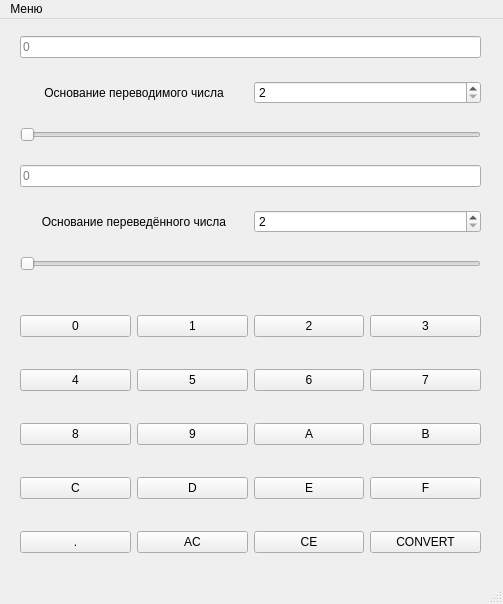
<?xml version="1.0" encoding="UTF-8"?>
<ui version="4.0">
 <class>MainWindow</class>
 <widget class="QMainWindow" name="MainWindow">
  <property name="geometry">
   <rect>
    <x>0</x>
    <y>0</y>
    <width>503</width>
    <height>604</height>
   </rect>
  </property>
  <property name="sizePolicy">
   <sizepolicy hsizetype="Fixed" vsizetype="Fixed">
    <horstretch>0</horstretch>
    <verstretch>0</verstretch>
   </sizepolicy>
  </property>
  <property name="windowTitle">
   <string>Converter</string>
  </property>
  <property name="tabShape">
   <enum>QTabWidget::Rounded</enum>
  </property>
  <widget class="QWidget" name="centralwidget">
   <property name="sizePolicy">
    <sizepolicy hsizetype="Fixed" vsizetype="Fixed">
     <horstretch>0</horstretch>
     <verstretch>0</verstretch>
    </sizepolicy>
   </property>
   <widget class="QWidget" name="gridLayoutWidget">
    <property name="geometry">
     <rect>
      <x>20</x>
      <y>270</y>
      <width>461</width>
      <height>291</height>
     </rect>
    </property>
    <layout class="QGridLayout" name="buttons_layout">
     <item row="0" column="0">
      <widget class="QPushButton" name="push_button_0">
       <property name="text">
        <string>0</string>
       </property>
      </widget>
     </item>
     <item row="3" column="2">
      <widget class="QPushButton" name="push_button_e">
       <property name="text">
        <string>E</string>
       </property>
      </widget>
     </item>
     <item row="1" column="3">
      <widget class="QPushButton" name="push_button_7">
       <property name="text">
        <string>7</string>
       </property>
      </widget>
     </item>
     <item row="4" column="0">
      <widget class="QPushButton" name="push_button_dot">
       <property name="text">
        <string>.</string>
       </property>
      </widget>
     </item>
     <item row="3" column="1">
      <widget class="QPushButton" name="push_button_d">
       <property name="text">
        <string>D</string>
       </property>
      </widget>
     </item>
     <item row="1" column="2">
      <widget class="QPushButton" name="push_button_6">
       <property name="text">
        <string>6</string>
       </property>
      </widget>
     </item>
     <item row="3" column="3">
      <widget class="QPushButton" name="push_button_f">
       <property name="text">
        <string>F</string>
       </property>
      </widget>
     </item>
     <item row="2" column="1">
      <widget class="QPushButton" name="push_button_9">
       <property name="text">
        <string>9</string>
       </property>
      </widget>
     </item>
     <item row="2" column="3">
      <widget class="QPushButton" name="push_button_b">
       <property name="text">
        <string>B</string>
       </property>
      </widget>
     </item>
     <item row="0" column="2">
      <widget class="QPushButton" name="push_button_2">
       <property name="text">
        <string>2</string>
       </property>
      </widget>
     </item>
     <item row="0" column="3">
      <widget class="QPushButton" name="push_button_3">
       <property name="text">
        <string>3</string>
       </property>
      </widget>
     </item>
     <item row="4" column="1">
      <widget class="QPushButton" name="push_button_ac">
       <property name="text">
        <string>AC</string>
       </property>
      </widget>
     </item>
     <item row="1" column="1">
      <widget class="QPushButton" name="push_button_5">
       <property name="text">
        <string>5</string>
       </property>
      </widget>
     </item>
     <item row="3" column="0">
      <widget class="QPushButton" name="push_button_c">
       <property name="text">
        <string>C</string>
       </property>
      </widget>
     </item>
     <item row="2" column="0">
      <widget class="QPushButton" name="push_button_8">
       <property name="text">
        <string>8</string>
       </property>
      </widget>
     </item>
     <item row="2" column="2">
      <widget class="QPushButton" name="push_button_a">
       <property name="text">
        <string>A</string>
       </property>
      </widget>
     </item>
     <item row="4" column="3">
      <widget class="QPushButton" name="push_button_convert">
       <property name="text">
        <string>CONVERT</string>
       </property>
      </widget>
     </item>
     <item row="1" column="0">
      <widget class="QPushButton" name="push_button_4">
       <property name="text">
        <string>4</string>
       </property>
      </widget>
     </item>
     <item row="4" column="2">
      <widget class="QPushButton" name="push_button_ce">
       <property name="text">
        <string>CE</string>
       </property>
      </widget>
     </item>
     <item row="0" column="1">
      <widget class="QPushButton" name="push_button_1">
       <property name="text">
        <string>1</string>
       </property>
      </widget>
     </item>
    </layout>
   </widget>
   <widget class="QWidget" name="gridLayoutWidget_2">
    <property name="geometry">
     <rect>
      <x>20</x>
      <y>0</y>
      <width>461</width>
      <height>271</height>
     </rect>
    </property>
    <layout class="QGridLayout" name="meta_info_layout">
     <item row="4" column="1">
      <widget class="QSpinBox" name="output_base_spinbox">
       <property name="minimum">
        <number>2</number>
       </property>
       <property name="maximum">
        <number>16</number>
       </property>
      </widget>
     </item>
     <item row="1" column="1">
      <widget class="QSpinBox" name="input_base_spinbox">
       <property name="minimum">
        <number>2</number>
       </property>
       <property name="maximum">
        <number>16</number>
       </property>
      </widget>
     </item>
     <item row="1" column="0">
      <widget class="QLabel" name="input_base_label">
       <property name="text">
        <string>Основание переводимого числа</string>
       </property>
       <property name="alignment">
        <set>Qt::AlignCenter</set>
       </property>
      </widget>
     </item>
     <item row="0" column="0" colspan="2">
      <widget class="QLineEdit" name="input_line">
       <property name="text">
        <string/>
       </property>
       <property name="placeholderText">
        <string>0</string>
       </property>
      </widget>
     </item>
     <item row="3" column="0" colspan="2">
      <widget class="QLineEdit" name="output_line">
       <property name="text">
        <string/>
       </property>
       <property name="placeholderText">
        <string>0</string>
       </property>
      </widget>
     </item>
     <item row="5" column="0" colspan="2">
      <widget class="QSlider" name="output_base_slider">
       <property name="minimum">
        <number>2</number>
       </property>
       <property name="maximum">
        <number>16</number>
       </property>
       <property name="value">
        <number>2</number>
       </property>
       <property name="orientation">
        <enum>Qt::Horizontal</enum>
       </property>
       <property name="tickPosition">
        <enum>QSlider::NoTicks</enum>
       </property>
      </widget>
     </item>
     <item row="4" column="0">
      <widget class="QLabel" name="output_base_label">
       <property name="text">
        <string>Основание переведённого числа</string>
       </property>
       <property name="alignment">
        <set>Qt::AlignCenter</set>
       </property>
      </widget>
     </item>
     <item row="2" column="0" colspan="2">
      <widget class="QSlider" name="input_base_slider">
       <property name="minimum">
        <number>2</number>
       </property>
       <property name="maximum">
        <number>16</number>
       </property>
       <property name="orientation">
        <enum>Qt::Horizontal</enum>
       </property>
      </widget>
     </item>
    </layout>
   </widget>
  </widget>
  <widget class="QMenuBar" name="menubar">
   <property name="geometry">
    <rect>
     <x>0</x>
     <y>0</y>
     <width>503</width>
     <height>22</height>
    </rect>
   </property>
   <widget class="QMenu" name="menu">
    <property name="title">
     <string>Меню</string>
    </property>
    <addaction name="reference_action"/>
    <addaction name="history_action"/>
    <addaction name="exit_action"/>
   </widget>
   <addaction name="menu"/>
  </widget>
  <widget class="QStatusBar" name="statusbar"/>
  <action name="reference_action">
   <property name="text">
    <string>Справка</string>
   </property>
  </action>
  <action name="history_action">
   <property name="text">
    <string>История</string>
   </property>
  </action>
  <action name="exit_action">
   <property name="text">
    <string>Выход</string>
   </property>
  </action>
 </widget>
 <resources/>
 <connections/>
</ui>
